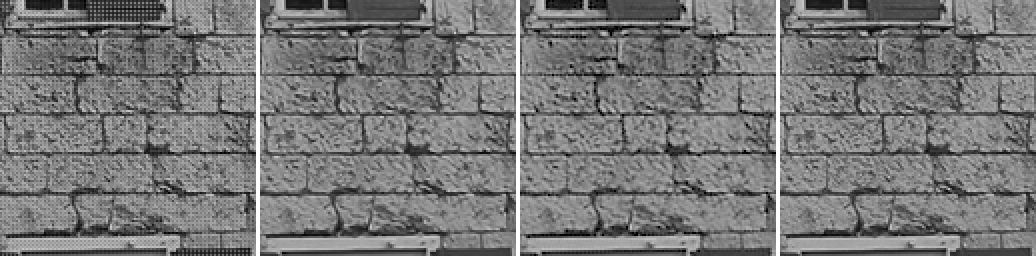
#> input picture docs/kodak/kodim01.png, 1036 x 256 px, found by its file name; its folder holds only this picture in this run
$ python lab.py
#> lines starting #> are read from the running program, lines starting #| are printed output that depends on the picture
### bench/bayer-rings/run_synth.py
#!/usr/bin/env python3
"""Synthetic part of the colour-ring bench.

Renders every chart for every palette and lens, samples it through an RGGB
mosaic with base-ISO noise, writes the DNG, develops it with every method
that is installed and measures each tile against the original.

    python bench/bayer-rings/run_synth.py --out out/bayer-rings

Everything is cached under `--out`; a second run only measures.
"""

from __future__ import annotations

import argparse
import json
import sys
import time
from pathlib import Path

import numpy as np

import developers as dev
import dngio
import metrics
import scenes

KODAK_URL = "https://r0k.us/graphics/kodak/kodak/{}.png"
KODAK = ["kodim01", "kodim05", "kodim08", "kodim13", "kodim19", "kodim23"]
CONTEXT_KEY = "mz_ls_ctx"
CONTEXT_FACTOR = 3  # the chart is a ninth of the photograph it lies in

LENSES = {
    "sharp": (0.0, "pixelscharf: nur die Pixelfläche, kein Objektiv (MTF an der Nyquist-Grenze 64 %)"),
    "lens": (0.5, "scharfes Objektiv ohne Tiefpassfilter: Gauß σ 0,5 px (MTF an der Nyquist-Grenze 19 %)"),
    "soft": (0.75, "Objektiv mit Tiefpassfilter: Gauß σ 0,75 px (MTF an der Nyquist-Grenze 4 %)"),
}


def scene_name(chart, palette, lens):
    return f"{chart}-{palette}-{lens}"


def photographs(folder: Path):
    """Six Kodak pictures (free for unrestricted use), fetched once, turned
    to landscape, enlarged 2x (Lanczos) so they are as sharp as a lens draws,
    linear. `None` when they cannot be had."""
    from PIL import Image
    from urllib.request import urlopen

    folder.mkdir(parents=True, exist_ok=True)
    out = []
    for name in KODAK:
        path = folder / f"{name}.png"
        if not path.exists():
            try:
                with urlopen(KODAK_URL.format(name), timeout=60) as r:
                    path.write_bytes(r.read())
            except OSError as e:
                print(f"no photographs for the context run ({e}); skipped", file=sys.stderr)
                return None
        im = Image.open(path).convert("RGB")
        if im.width < im.height:
            im = im.rotate(90, expand=True)
        im = im.resize((im.width * 2, im.height * 2), Image.LANCZOS)
#> im: PIL image 2072x512 RGB
        out.append(dev.srgb_decode(np.asarray(im, np.float32) / 255.0) * 0.9)
    return out


# [134 lines left out: functions context_canvas, context_ls, run_scene, main, not called in this run]


# [2 lines that do not run on import are left out]

### bench/bayer-rings/developers.py
"""The developers of the bench, each called on equal terms.

Every method takes a Bayer RAW (a CFA DNG of the synthetic charts, or a
camera file) and returns linear, white-balanced camera RGB: the as-shot
balance, no sharpening, no noise reduction, no false-colour suppression, no
lens correction, no tone curve. Colour management differs between the
programs; `metrics.fit_colour` takes that out afterwards with one 3x3.

Programs are looked up through environment variables, then on PATH:

    MIMIZAN            target/release/mimizan of this checkout
    MIMIZAN_LS         target/release/examples/bayer_ls_develop
    DCRAW_EMU          dcraw_emu (LibRaw)
    RAWTHERAPEE_CLI    rawtherapee-cli
    DARKTABLE_CLI      darktable-cli

A program that is not there is skipped, and the report says so.
"""

from __future__ import annotations

import json
import os
import re
import shutil
import subprocess
import time
from dataclasses import dataclass
from pathlib import Path

import numpy as np
import tifffile

import dngio

REPO = Path(__file__).resolve().parents[2]


@dataclass(frozen=True)
class Method:
    key: str
    label: str
    program: str  # mimizan | libraw | rawtherapee | darktable | reference
    arg: str

    @property
    def is_mimizan(self) -> bool:
        return self.program == "mimizan"


METHODS = [
    Method("mz_dubois", "Mimizan Dubois", "mimizan", "dubois"),
    Method("mz_adaptive", "Mimizan Adaptive", "mimizan", "adaptive"),
    Method("mz_off", "Mimizan Off", "mimizan", "off"),
    Method("mz_ls", "Mimizan LS-Demosaic", "mimizan", "ls"),
    Method("lr_bilinear", "LibRaw bilinear", "libraw", "0"),
    Method("lr_vng", "LibRaw VNG", "libraw", "1"),
    Method("lr_ppg", "LibRaw PPG", "libraw", "2"),
    Method("lr_ahd", "LibRaw AHD", "libraw", "3"),
    Method("lr_dcb", "LibRaw DCB", "libraw", "4"),
    Method("lr_dht", "LibRaw DHT", "libraw", "11"),
    Method("lr_aahd", "LibRaw AAHD", "libraw", "12"),
    Method("rt_amaze", "RawTherapee AMaZE", "rawtherapee", "amaze"),
    Method("rt_rcd", "RawTherapee RCD", "rawtherapee", "rcd"),
    Method("rt_dcb", "RawTherapee DCB", "rawtherapee", "dcb"),
    Method("rt_lmmse", "RawTherapee LMMSE", "rawtherapee", "lmmse"),
    Method("rt_igv", "RawTherapee IGV", "rawtherapee", "igv"),
    Method("rt_ahd", "RawTherapee AHD", "rawtherapee", "ahd"),
    Method("rt_eahd", "RawTherapee EAHD", "rawtherapee", "eahd"),
    Method("rt_hphd", "RawTherapee HPHD", "rawtherapee", "hphd"),
    Method("rt_vng4", "RawTherapee VNG4", "rawtherapee", "vng4"),
    Method("rt_fast", "RawTherapee Fast", "rawtherapee", "fast"),
    Method("dt_rcd", "darktable RCD", "darktable", "5"),
    Method("dt_amaze", "darktable AMaZE", "darktable", "1"),
    Method("dt_lmmse", "darktable LMMSE", "darktable", "6"),
    Method("dt_ppg", "darktable PPG", "darktable", "0"),
    Method("dt_vng4", "darktable VNG4", "darktable", "2"),
    Method("ref_malvar", "Malvar 2004", "reference", "malvar"),
    Method("ref_menon", "Menon 2007", "reference", "menon"),
]
BY_KEY = {m.key: m for m in METHODS}


# [76 lines left out: functions _program, programs, _first_line, _libraw_version, versions, available and 1 more, not called in this run]


def srgb_decode(v):
    v = np.asarray(v, dtype=np.float32)
    return np.where(v <= 0.04045, v / 12.92, ((v + 0.055) / 1.055) ** 2.4).astype(np.float32)
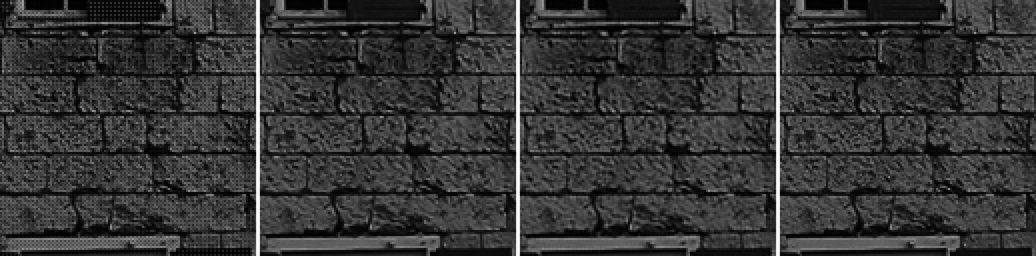
#> returned value: shape (512, 2072, 3) float32 (shown at 1/2 size); min 0, max 1, mean 0.212


# [67 lines left out: functions read_ppm16, _mimizan, _libraw, not called in this run]


# -------------------------------------------------------------- RawTherapee

RT_PROFILE = """[Version]
AppVersion=5.11
Version=351

[Exposure]
Auto=false
Clip=0
Compensation=0
Brightness=0
Contrast=0
Saturation=0
Black=0
HighlightCompr=0
HighlightComprThreshold=0
ShadowCompr=0
HistogramMatching=false
CurveFromHistogramMatching=false
ClampOOG=true
CurveMode=Standard
CurveMode2=Standard
Curve=0
Curve2=0

[HLRecovery]
Enabled=false
Method=Blend

[White Balance]
Enabled=true
Setting=Camera
Temperature=6504
Green=1
Equal=1

[Color Management]
InputProfile=(none)
ToneCurve=false
ApplyLookTable=false
ApplyBaselineExposureOffset=false
ApplyHueSatMap=false
DCPIlluminant=0
WorkingProfile=sRGB
OutputProfile=RTv4_sRGB
OutputProfileIntent=Relative
OutputBPC=true

[Sharpening]
Enabled=false

[SharpenEdge]
Enabled=false

[SharpenMicro]
Enabled=false

[PostDemosaicSharpening]
Enabled=false

[Impulse Denoising]
Enabled=false

[Defringing]
Enabled=false

[Directional Pyramid Denoising]
Enabled=false

[LensProfile]
LcMode=none
UseDistortion=false
UseVignette=false
UseCA=false

[RAW]
CA=false
HotPixelFilter=false
DeadPixelFilter=false
PreExposure=1

[RAW Bayer]
Method={method}
Border=0
CcSteps=0
PreBlack0=0
PreBlack1=0
PreBlack2=0
PreBlack3=0
PreTwoGreen=true
LineDenoise=0
GreenEqThreshold=0
DCBIterations=2
DCBEnhance=true
LMMSEIterations=2
DualDemosaicAutoContrast=false
DualDemosaicContrast=0
PDAFLinesFilter=false
"""


# [9 lines left out: function _rawtherapee, not called in this run]


# ---------------------------------------------------------------- darktable

# dt_iop_demosaic_params_t, version 6: green_eq, median_thrs,
# color_smoothing, demosaicing_method, lmmse_refine, dual_thrs, then the
# capture sharpening fields, which stay off. Only the method is changed.
DT_DEMOSAIC = re.compile(r'(darktable:operation="demosaic"\s+darktable:enabled="1"\s+darktable:modversion="6"\s+darktable:params=")([0-9a-f]{96})(")')
DT_HIGHLIGHTS = re.compile(r'(darktable:operation="highlights"\s+darktable:enabled=")1(")')


# The space darktable exports in. The synthetic files state sRGB primaries,
# so Rec. 709 leaves their numbers as they are; a camera file is exported in
# Rec. 2020, which holds a camera's saturated colours without clipping them.
DT_ICC = "LIN_REC709"


# [66 lines left out: functions _darktable_base, _darktable, _reference, not called in this run]


RUNNERS = {
    "mimizan": _mimizan,
    "libraw": _libraw,
    "rawtherapee": _rawtherapee,
    "darktable": _darktable,
    "reference": _reference,
}


# [20 lines left out: function develop, not called in this run]

### bench/bayer-rings/lab.py
#!/usr/bin/env python3
"""Experiments on the least-squares demosaic, on the synthetic charts.

    python bench/bayer-rings/lab.py --cases rings-cam-lens:3,dpr-cam-lens:3 \\
        --variants "now: bank=default; wide: bank=default+c64+c256"

A case is a chart lying in a frame of photographs `factor` times its size
(1: the chart alone), or `photo:NAME`, a photograph alone. A variant is a
name and the `key=value` arguments of `examples/bayer_ls_lab.rs`. The
search over the frame is done once a case and kept; a variant only
separates the chart's region again, so it takes seconds. Every result is
measured against the original as `run_synth.py` measures.

Everything is kept under OUT/lab.
"""

from __future__ import annotations

import argparse
import hashlib
import json
import os
import subprocess
import time
from pathlib import Path

import numpy as np

import developers as dev
import metrics
import report
import scenes
from ls_prior import figures
from run_synth import context_canvas, photographs

LAB = Path(os.environ.get("MIMIZAN_LS_LAB", dev.REPO / "target" / "release" / "examples" / "bayer_ls_lab"))
BORDER = 16


KODAK_NATIVE = [f"kodim{i:02d}" for i in (1, 3, 5, 7, 8, 13, 15, 19, 21, 23)]


# [20 lines left out: functions kodak, lens, not called in this run]


class Case:
    """One mosaic, where the measured part lies in it and its original."""

    # [110 lines left out: functions __init__, run, measure, parse_variants, table, not called in this run]


def main():
    ap = argparse.ArgumentParser(description=__doc__, formatter_class=argparse.RawDescriptionHelpFormatter)
    ap.add_argument("--out", type=Path, default=dev.REPO / "out" / "bayer-rings")
    ap.add_argument("--cases", default="rings-cam-lens:3,dpr-cam-lens:3")
    ap.add_argument("--variants", default="now: bank=default")
    a = ap.parse_args()
    photos = photographs(a.out / "kodak")
    cases = [Case(a.out, s, photos) for s in a.cases.split(",")]
    rows = table(cases, parse_variants(a.variants))
    (a.out / "lab" / "last.json").write_text(json.dumps({f"{k[0]}|{k[1]}": v for k, v in rows.items()}, indent=1))


if __name__ == "__main__":
    main()
#> (the call stopped at in photographs, `with urlopen(KODAK_URL.format(name), timeout=60) as r:`: the network is not available in this run)
